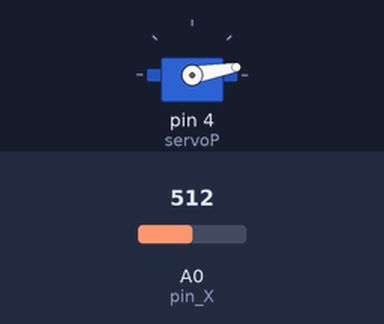
Recording of a sketch running on a simulated Arduino Uno, built with avr-gcc and run on an emulated ATmega328P. Shown: servo. Inputs (shaded band) come from the test bench; at power-on: A0 (pin_X) = 512. What the sketch prints to the serial monitor is not drawn.

Above: at 1.2 s.
1.3 s: A0 (pin_X) set to 683
4.3 s: A0 (pin_X) set to 718
At 6.2 s:
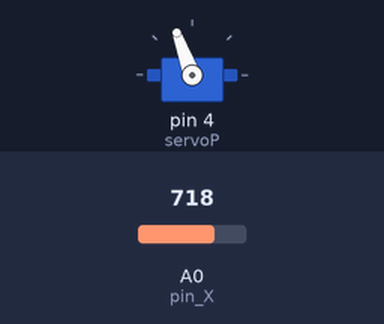
7.3 s: A0 (pin_X) set to 308
10.3 s: A0 (pin_X) set to 284
At 10.79 s:
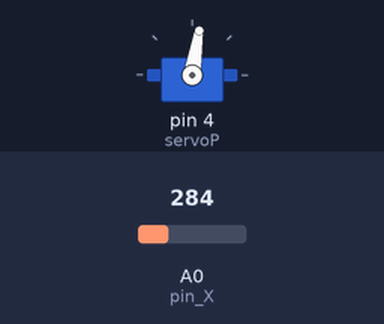
13.3 s: A0 (pin_X) set to 710
At 13.78 s:
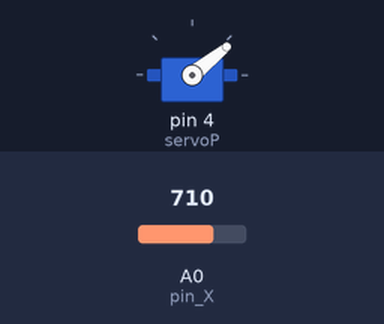
16.3 s: A0 (pin_X) set to 290
At 17.09 s:
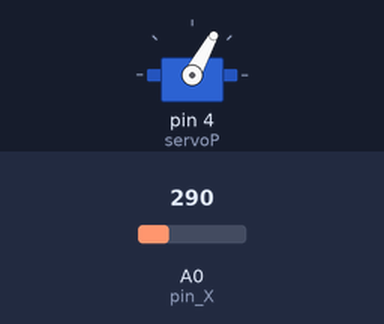
Timing chart, 0 to 19.4 s (numbered marks = the images above; inputs shaded):
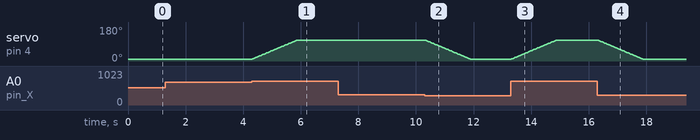

Measured:
- the behaviour switches between 700 and 701 on A0 (pin_X) (found by bisection; images 0 and 1)
- the behaviour switches between 300 and 299 on A0 (pin_X) (found by bisection; images 1 and 2)
- after the input at 4.3 s, servo on pin 4 (servoP): moves from 10° to 110° over 1.6 s, starting at once
- after the input at 10.3 s, servo on pin 4 (servoP): moves from 110° to 10° over 1.6 s, starting at once
- after the input at 13.3 s, servo on pin 4 (servoP): moves from 10° to 110° over 1.6 s, starting at once
- after the input at 16.3 s, servo on pin 4 (servoP): moves from 110° to 10° over 1.6 s, starting at once

The sketch:

pruebaPinza.ino
```cpp
#include <Servo.h>

// Grados pinza, MAX y MIN admitido
#define GMAX 110
#define GMIN 10

// JOYSTICK PIN
#define pin_X A0

Servo servoP;
int gradosPinza = GMIN;

void setup() {
  Serial.begin(9600);
  servoP.attach(4);
  servoP.write(gradosPinza);
}

void loop() {
  int X = analogRead(pin_X);
  Serial.println("P: "+String(X));

  // Aumentar / reducir grados segun X-Joystick
  // Joystick de 0 a 1024, desechamos las posiciones centrales
  if(X > 700 ){
      if ( gradosPinza < GMAX)
         gradosPinza = gradosPinza+1;
  } else if ( X < 300){
      if ( gradosPinza > GMIN)
        gradosPinza = gradosPinza-1;
  }

  // Mover
  servoP.write(gradosPinza);
  Serial.println("G: "+String(gradosPinza));

}
```
